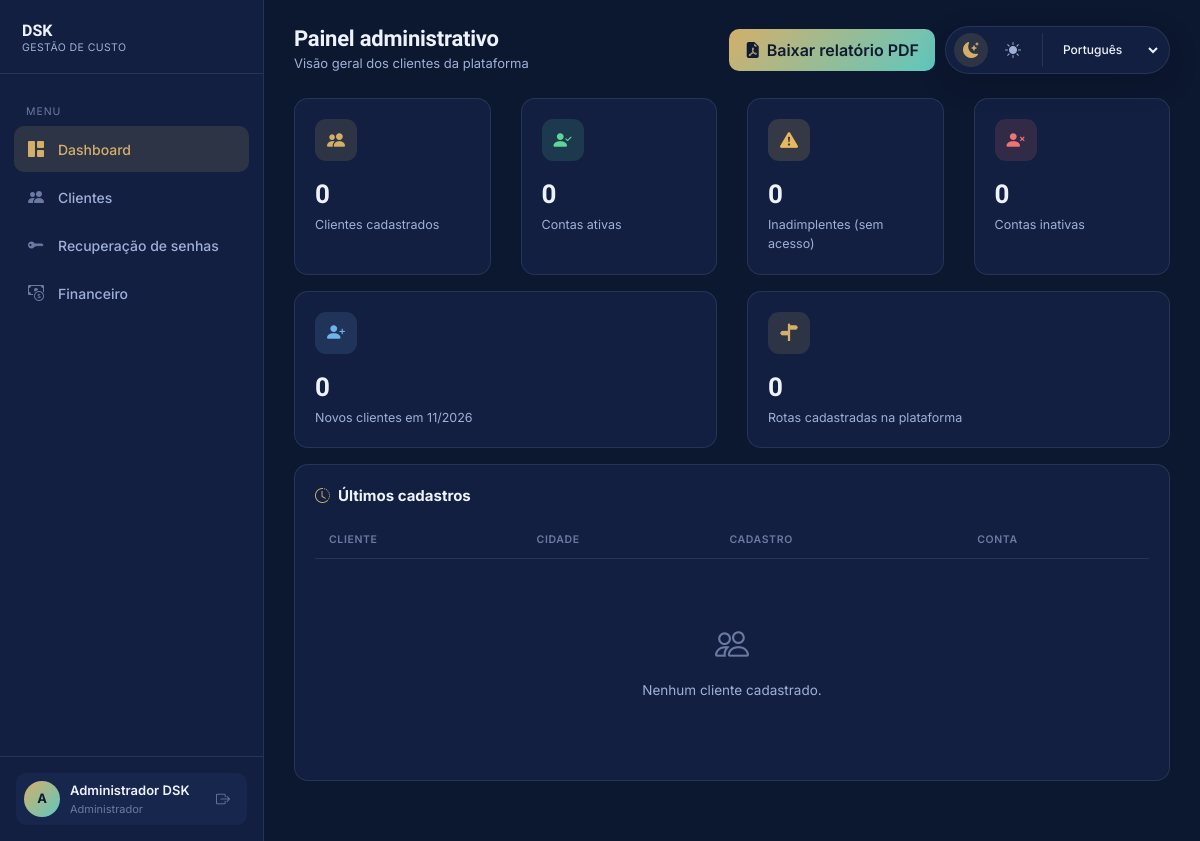
Page /admin/dashboard.php (signed in) on the committed database.
### tables this page shows
CREATE TABLE usuarios (
  id INT UNSIGNED NOT NULL AUTO_INCREMENT,
  nome VARCHAR(150) NOT NULL,
  email VARCHAR(150) NOT NULL,
  senha VARCHAR(255) NOT NULL,
  perfil ENUM('admin','cliente') NOT NULL DEFAULT 'cliente',
  admin_unico TINYINT GENERATED ALWAYS AS (CASE WHEN perfil = 'admin' THEN 1 ELSE NULL END) STORED,
  status ENUM('ativo','inadimplente','inativo') NOT NULL DEFAULT 'ativo',
  status_motivo VARCHAR(255) DEFAULT NULL,
  status_alterado_em DATETIME DEFAULT NULL,
  criado_em TIMESTAMP NULL DEFAULT CURRENT_TIMESTAMP,
  PRIMARY KEY (id),
  UNIQUE KEY uq_usuarios_email (email),
  UNIQUE KEY uq_usuarios_admin_unico (admin_unico),
  CONSTRAINT ck_usuarios_admin_principal CHECK (perfil <> 'admin' OR email = 'dsk.danillo@gmail.com')
);

### app/lib/helpers.php (called while the page is built, shortened)
<?php
function h(mixed $s): string
{
    return htmlspecialchars((string)$s, ENT_QUOTES | ENT_SUBSTITUTE, 'UTF-8');
}

### app/lib/db.php (called while the page is built, shortened)
<?php
require_once __DIR__ . '/mensalidades.php';
function db(): PDO
{
    static $pdo = null;
    if ($pdo instanceof PDO) {
        return $pdo;
    }
    $host = getenv('DB_HOST') ?: '127.0.0.1';
    $name = getenv('DB_NAME') ?: 'projetoindividual';
    $user = getenv('DB_USER') ?: 'dsk';
    $pass = getenv('DB_PASS') ?: 'dsk123';
    $pdo = new PDO("mysql:host=$host;dbname=$name;charset=utf8mb4", $user, $pass, [
        PDO::ATTR_ERRMODE            => PDO::ERRMODE_EXCEPTION,
        PDO::ATTR_DEFAULT_FETCH_MODE => PDO::FETCH_ASSOC,
        PDO::ATTR_EMULATE_PREPARES   => false,
    ]);
    if (!$pdo->query("SHOW COLUMNS FROM rotas LIKE 'ida_volta'")->fetchColumn()) {
        $pdo->exec('ALTER TABLE rotas ADD COLUMN ida_volta TINYINT(1) NOT NULL DEFAULT 0 AFTER km');
    }
    if (!$pdo->query("SHOW COLUMNS FROM clientes LIKE 'consumo_km_l'")->fetchColumn()) {
        $pdo->exec('ALTER TABLE clientes ADD COLUMN consumo_km_l DECIMAL(6,2) DEFAULT NULL AFTER placa');
    }
    if (!$pdo->query("SHOW COLUMNS FROM clientes LIKE 'preco_combustivel'")->fetchColumn()) {
        $pdo->exec('ALTER TABLE clientes ADD COLUMN preco_combustivel DECIMAL(8,3) DEFAULT NULL AFTER consumo_km_l');
    }
    migrar_cobrancas_ciclo($pdo);
    return $pdo;
}

### app/lib/auth.php (called while the page is built, shortened)
<?php
function current_user(): ?array
{
    $st = db()->prepare(
        'SELECT u.id, u.nome, u.email, u.perfil, u.status,
                c.id AS cliente_id, c.tipo_veiculo, c.modelo_veiculo, c.placa
           FROM usuarios u
           LEFT JOIN clientes c ON c.usuario_id = u.id
          WHERE u.id = ?'
    );
    $st->execute([$_SESSION['uid']]);
    $r = $st->fetch();
    return $user = ($r && $r['status'] === 'ativo') ? $r : null;
}
function require_login(string $perfil): array
{
    $u = current_user();
    return $u;
}

### app/lib/mensalidades.php (called while the page is built, shortened)
<?php
function migrar_cobrancas_ciclo(PDO $pdo): void
{
    $pdo->exec("CREATE TABLE IF NOT EXISTS app_schema_migrations (
        version VARCHAR(100) NOT NULL PRIMARY KEY,
        applied_at TIMESTAMP NOT NULL DEFAULT CURRENT_TIMESTAMP
    ) ENGINE=InnoDB DEFAULT CHARSET=utf8mb4 COLLATE=utf8mb4_unicode_ci");
    if (!$pdo->query("SHOW COLUMNS FROM mensalidades LIKE 'periodo_fim'")->fetchColumn()) {
        $pdo->exec('ALTER TABLE mensalidades ADD COLUMN periodo_fim DATE NULL AFTER referencia');
    }
    if (!$pdo->query("SHOW COLUMNS FROM mensalidades LIKE 'tipo'")->fetchColumn()) {
        $pdo->exec("ALTER TABLE mensalidades ADD COLUMN tipo ENUM('mensal','proporcional') NOT NULL DEFAULT 'mensal' AFTER periodo_fim");
    }
    if (!$pdo->query("SHOW COLUMNS FROM clientes LIKE 'inicio_ciclo'")->fetchColumn()) {
        $pdo->exec('ALTER TABLE clientes ADD COLUMN inicio_ciclo DATE DEFAULT NULL AFTER dia_vencimento');
    }
    $mensalidade = $pdo->query("SHOW COLUMNS FROM clientes LIKE 'valor_mensalidade'")->fetch();
    $pdo->beginTransaction();
    try {
        $claim = $pdo->prepare("INSERT IGNORE INTO app_schema_migrations (version) VALUES ('usage-cycle-29-v1')");
        $claim->execute();
        $pdo->exec('UPDATE mensalidades SET periodo_fim = vencimento WHERE periodo_fim IS NULL');
        $pdo->exec('UPDATE clientes SET valor_mensalidade = 29.00');
        $clientes = $pdo->query("SELECT c.id,
                                        COALESCE(DATE(u.criado_em), DATE(c.criado_em), CURRENT_DATE) AS inicio,
                                        DAY(COALESCE(u.criado_em, c.criado_em, CURRENT_TIMESTAMP)) AS dia
                                   FROM clientes c
                                   JOIN usuarios u ON u.id = c.usuario_id
                                  WHERE u.perfil = 'cliente'")->fetchAll();
        $pdo->commit();
    } catch (Throwable $e) {
        if ($pdo->inTransaction()) {
            $pdo->rollBack();
        }
        throw $e;
    }
}

### app/lib/layout.php (the view, shortened to what this page needs)
<?php
function nav_items(string $perfil): array
{
    if ($perfil === 'admin') {
        return [
            ['/admin/dashboard.php', 'dashboard', 'bi-grid-1x2-fill', 'Dashboard'],
            ['/admin/clientes.php', 'clientes', 'bi-people-fill', 'Clientes'],
            ['/admin/recuperacoes-senha.php', 'recuperacoes-senha', 'bi-key-fill', 'Recuperação de senhas'],
            ['/admin/financeiro.php', 'financeiro', 'bi-cash-coin', 'Financeiro'],
        ];
    }
    return [
        ['/cliente/dashboard.php', 'dashboard', 'bi-grid-1x2-fill', 'Dashboard'],
        ['/cliente/dados-pessoais.php', 'dados-pessoais', 'bi-person-vcard-fill', 'Dados pessoais'],
        ['/cliente/rotas.php',     'rotas',     'bi-signpost-split-fill', 'Rotas'],
        ['/cliente/custos.php',    'custos',    'bi-fuel-pump-fill', 'Custos da rota'],
    ];
}
function html_head(string $title): void
{
    ?><!DOCTYPE html>
<html lang="pt-BR">
<head>
<link rel="stylesheet" href="https://cdn.jsdelivr.net/npm/bootstrap@4.6.2/dist/css/bootstrap.min.css">
<link rel="stylesheet" href="https://cdn.jsdelivr.net/npm/bootstrap-icons@1.11.3/font/bootstrap-icons.css">
<link rel="stylesheet" href="/assets/css/style.css">
</head>
<body>
<?php
}
function theme_switch(bool $inline = false): string
{
    return '<div class="theme-switch"' . ($inline ? ' style="position:static;"' : '') . '>
      <button type="button" data-theme-btn="dark" title="Tema escuro"><i class="bi bi-moon-stars-fill"></i></button>
      <button type="button" data-theme-btn="light" title="Tema claro"><i class="bi bi-sun-fill"></i></button>
      <label class="language-switch">
        <span class="sr-only">Idioma</span>
        <select data-language-select aria-label="Idioma">
          <option value="pt">Português</option>
          <option value="en">English</option>
          <option value="es">Español</option>
        </select>
      </label>
    </div>';
}
function scripts_base(string $extra = ''): void
{
    ?>
</body>
</html>
<?php
}
function app_header(array $user, string $title, string $subtitle, string $active, string $right = ''): void
{
    html_head($title);
    $papel = $user['perfil'] === 'admin' ? 'Administrador' : 'Motorista parceiro';
    ?>
<div class="app-shell">
  <aside class="sidebar" id="sidebar">
    <div class="sidebar-head">
      <div>
        <p class="brand-title" style="font-size:16px;">DSK</p>
        <div class="brand-sub" style="font-size:10.5px;">Gestão de Custo</div>
      </div>
    </div>
    <nav class="sidebar-nav scrollbar-thin">
      <div class="nav-section-label">Menu</div>
      <?php foreach (nav_items($user['perfil']) as [$href, $key, $icon, $label]): ?>
        <a href="<?= h($href) ?>" class="nav-link <?= $key === $active ? 'active' : '' ?>"><i class="bi <?= h($icon) ?>"></i> <?= h($label) ?></a>
      <?php endforeach; ?>
    </nav>
    <div class="sidebar-foot">
      <div class="user-chip">
        <div class="av"><?= h(mb_strtoupper(mb_substr($user['nome'], 0, 1))) ?></div>
        <div style="min-width:0;">
          <div style="font-size:13px;font-weight:600;white-space:nowrap;overflow:hidden;text-overflow:ellipsis;"><?= h($user['nome']) ?></div>
          <div style="font-size:11px;color:var(--text-faint);"><?= h($papel) ?></div>
        </div>
        <a href="/logout.php" class="btn btn-sm ml-auto" style="color:var(--text-faint);" title="Sair"><i class="bi bi-box-arrow-right"></i></a>
      </div>
    </div>
  </aside>
  <main class="main-content">
    <div class="topbar">
      <div class="d-flex align-items-center">
        <div>
          <h1 class="page-title"><?= $title ?></h1>
          <div class="page-sub"><?= h($subtitle) ?></div>
        </div>
      </div>
      <div class="d-flex align-items-center" style="gap:10px;">
        <?= $right ?>
        <?= theme_switch(true) ?>
      </div>
    </div>
<?php
}
function app_footer(string $extraScripts = ''): void
{
    echo "  </main>\n</div>\n";
    scripts_base($extraScripts);
}

### public/admin/dashboard.php (shortened to what this page needs)
<?php
$u    = require_login('admin');
$pdo  = db();
$val = function (string $sql, array $p = []) use ($pdo) {
    $st = $pdo->prepare($sql);
    $st->execute($p);
    return $st->fetchColumn();
};
$total    = (int)$val("SELECT COUNT(*) FROM usuarios WHERE perfil = 'cliente'");
$ativos   = (int)$val("SELECT COUNT(*) FROM usuarios WHERE perfil = 'cliente' AND status = 'ativo'");
$inadimp  = (int)$val("SELECT COUNT(*) FROM usuarios WHERE perfil = 'cliente' AND status = 'inadimplente'");
$inativos = (int)$val("SELECT COUNT(*) FROM usuarios WHERE perfil = 'cliente' AND status = 'inativo'");
$novosMes = (int)$val("SELECT COUNT(*) FROM usuarios WHERE perfil = 'cliente' AND criado_em >= ?", [date('Y-m-01') . ' 00:00:00']);
$rotas    = (int)$val('SELECT COUNT(*) FROM rotas');
$ultimos = $pdo->query("SELECT u.id, u.nome, u.status, u.criado_em, c.cidade
                          FROM usuarios u LEFT JOIN clientes c ON c.usuario_id = u.id
                         WHERE u.perfil = 'cliente' ORDER BY u.criado_em DESC, u.id DESC LIMIT 6")->fetchAll();
$relatorio = '<a href="/admin/relatorio-clientes.php" class="btn btn-accent px-3" style="height:42px;display:inline-flex;align-items:center;justify-content:center;gap:6px;"><i class="bi bi-file-earmark-pdf-fill"></i> Baixar relatório PDF</a>';
app_header($u, 'Painel administrativo', 'Visão geral dos clientes da plataforma', 'dashboard', $relatorio);
?>
<div class="row">
  <?php foreach ([
      ['',             'bi-people-fill',                'Clientes cadastrados',     $total,    ''],
      ['ativo',        'bi-person-check-fill',          'Contas ativas',            $ativos,   'color:var(--success);background:rgba(95,214,153,.14);'],
      ['inadimplente', 'bi-exclamation-triangle-fill',  'Inadimplentes (sem acesso)',  $inadimp,  'color:var(--warning);background:rgba(232,184,95,.16);'],
      ['inativo',      'bi-person-x-fill',              'Contas inativas',          $inativos, 'color:var(--danger);background:rgba(239,117,117,.14);'],
  ] as [$filtro, $ic, $lb, $vl, $estilo]): ?>
  <div class="col-6 col-lg-3 mb-3">
    <a class="kpi-link" href="/admin/clientes.php<?= $filtro ? '?status=' . h($filtro) : '' ?>">
      <div class="dsk-card kpi-card">
        <div class="kpi-icon" <?= $estilo ? 'style="' . $estilo . '"' : '' ?>><i class="bi <?= $ic ?>"></i></div>
        <p class="kpi-value"><?= $vl ?></p>
        <div class="kpi-label"><?= h($lb) ?></div>
      </div>
    </a>
  </div>
  <?php endforeach; ?>
</div>
<div class="row">
  <div class="col-6 col-md-6 mb-3"><div class="dsk-card kpi-card">
    <div class="kpi-icon" style="color:var(--info);background:rgba(111,179,232,.14);"><i class="bi bi-person-plus-fill"></i></div>
    <p class="kpi-value"><?= $novosMes ?></p><div class="kpi-label">Novos clientes em <?= h(date('m/Y')) ?></div>
  </div></div>
  <div class="col-6 col-md-6 mb-3"><div class="dsk-card kpi-card">
    <div class="kpi-icon"><i class="bi bi-signpost-split-fill"></i></div>
    <p class="kpi-value"><?= $rotas ?></p><div class="kpi-label">Rotas cadastradas na plataforma</div>
  </div></div>
</div>
<div class="dsk-card">
  <div class="section-title"><i class="bi bi-clock-history"></i> Últimos cadastros</div>
  <div class="table-responsive">
    <table class="table-dsk compact">
      <thead><tr><th>Cliente</th><th>Cidade</th><th>Cadastro</th><th>Conta</th></tr></thead>
      <tbody>
      <?php foreach ($ultimos as $c): ?>
        <tr data-href="/admin/clientes.php?editar=<?= (int)$c['id'] ?>">
          <td><a class="name-link" href="/admin/clientes.php?editar=<?= (int)$c['id'] ?>"><?= h($c['nome']) ?></a></td>
          <td class="text-dim"><?= h($c['cidade']) ?></td>
          <td class="font-mono"><?= h(date_br($c['criado_em'])) ?></td>
          <td><?= badge_conta($c['status']) ?></td>
        </tr>
      <?php endforeach; if (!$ultimos): ?>
        <tr><td colspan="4"><div class="empty-state"><i class="bi bi-people"></i>Nenhum cliente cadastrado.</div></td></tr>
      <?php endif; ?>
      </tbody>
    </table>
  </div>
</div>
<?php app_footer();

### rows in the picture
usuarios: nome "A", nome "Administrador DSK", perfil "Administrador"

### other values in the picture
$label "Dashboard"
$label "Clientes"
$label "Recuperação de senhas"
$label "Financeiro"
$title "Painel administrativo"
$subtitle "Visão geral dos clientes da plataforma"
$vl "0"
$lb "Clientes cadastrados"
$lb "Contas ativas"
$lb "Inadimplentes (sem acesso)"
$lb "Contas inativas"
$novosMes "0"
$rotas "0"
